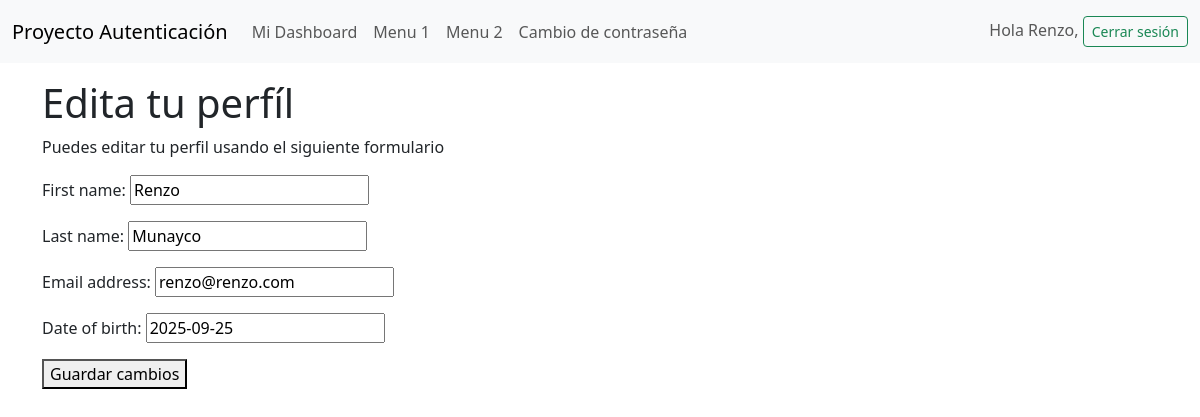
Before: /account/edit/ (signed in) with the older database file.
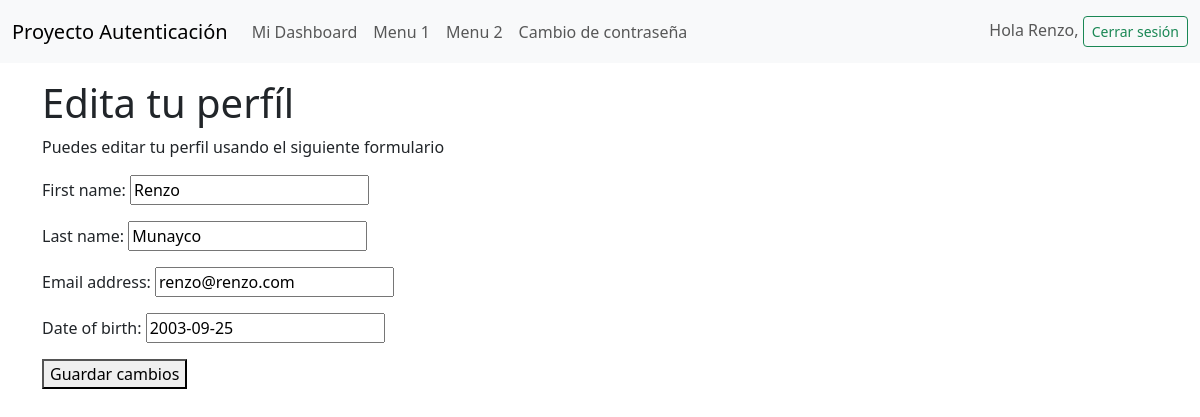
After: the same page with the newer database file.
### usuario/models.py (models this page shows, shortened)
class Profile(models.Model):
    user = models.OneToOneField(settings.AUTH_USER_MODEL,
                                on_delete=models.CASCADE)
    date_of_birth = models.DateField(blank=True, null=True)

### usuario/views.py (the view)
# urls.py: path('edit/', views.edit, name='edit'),
@login_required
def edit(request):
    if request.method == 'POST':
        user_form = UserEditForm(instance=request.user,
                                 data=request.POST)
        profile_form = ProfileEditForm(instance=request.user.profile,
                                       data=request.POST)
        if user_form.is_valid() and profile_form.is_valid():
            user_form.save()
            profile_form.save()
            messages.success(request, 'Perfil actualizado', 'succesful')
        else:
            messages.error(request, 'Error al actualizar el perfil')
    else:
        user_form = UserEditForm(instance=request.user)
        profile_form = ProfileEditForm(instance=request.user.profile)
    return render(request, 'account/edit.html',{
        'user_form':user_form,
        'profile_form':profile_form
    })

### usuario/forms.py
class UserEditForm(forms.ModelForm):
    class Meta:
        model = User
        fields = ['first_name', 'last_name', 'email']

class ProfileEditForm(forms.ModelForm):
    class Meta:
        model = Profile
        fields = ['date_of_birth']

### usuario/templates/account/edit.html (shortened to what this page needs)
{% extends "base.html" %}
{% block content%}
    <h1>Edita tu perfíl</h1>
    <p>Puedes editar tu perfil usando el siguiente formulario</p>
    <form method="post">
        {{ user_form.as_p }}
        {{ profile_form.as_p }}
        <button type="submit">Guardar cambios</button>
    </form>
{% endblock %}

### usuario/templates/base.html (shortened to what this page needs)
{% load static %}
<!DOCTYPE html>
<html>
<head>
  <link href="https://cdn.jsdelivr.net/npm/bootstrap@5.3.3/dist/css/bootstrap.min.css" rel="stylesheet">
</head>
<body>
  <nav class="navbar navbar-expand-lg navbar-light bg-light">
    <div class="container-fluid">
      <a class="navbar-brand" href="{% url 'dashboard' %}">Proyecto Autenticación</a>
      {% if request.user.is_authenticated %}
      <div class="collapse navbar-collapse" id="navbarNav">
        <ul class="navbar-nav me-auto mb-2 mb-lg-0">
          <li class="nav-item">
            <a class="nav-link {% if section == 'dashboard' %}active{% endif %}" aria-current="page" href="{% url 'dashboard' %}">Mi Dashboard</a>
          </li>
          <li class="nav-item">
            <a class="nav-link {% if section == 'images' %}active{% endif %}" href="#">Menu 1</a>
          </li>
          <li class="nav-item">
            <a class="nav-link {% if section == 'people' %}active{% endif %}" href="#">Menu 2</a>
          </li>
          <li class="nav-item">
            <a class="nav-link" href="{% url 'password_change' %}">Cambio de contraseña</a>
          </li>
        </ul>
        <span class="navbar-text">
          Hola {{ request.user.first_name|default:request.user.username }},
          <form action="{% url 'logout' %}" method="post" class="d-inline">
            <button type="submit" class="btn btn-outline-success btn-sm">Cerrar sesión</button>
          </form>
        </span>
      </div>
      {% else %}
      <div class="navbar-nav">
        <a class="nav-link" href="{% url 'login' %}">Iniciar sesión</a>
      </div>
      {% endif %}
    </div>
  </nav>
  <div class="container mt-3">
    {% block content %}
    {% endblock %}
  </div>
</body>
</html>

Changed rows visible on the page:
changed Profile: date_of_birth "2025-09-25" → "2003-09-25"
